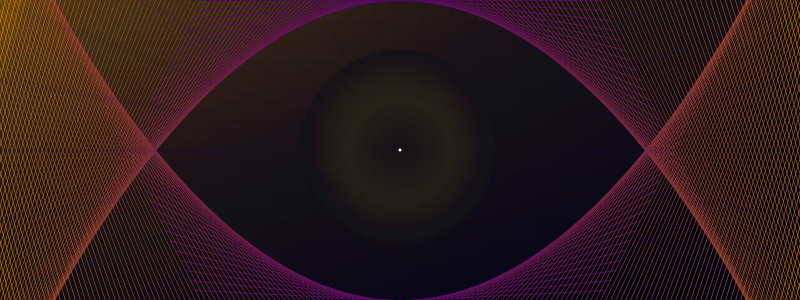
Frame 1 (no input)
Frame 60 (the mouse pressed at the canvas centre just before this capture): identical to frame 1, image omitted
Frame 120 (the mouse held since frame 60 and released just before this capture): identical to frame 1, image omitted

The Processing sketch that drew this single still picture (run headless with seeded random() and noise(); from frame 60 on, the mouse is pressed at the canvas centre):

// Processing sketch: processing_79451
// ── processing_79451.pde



void setup()
{
  size(800, 300);
  smooth();
}

void draw()
{
  background(100,70,0);
  noStroke();
  
  //vertical bg gradient
  for(int i = 0, j = 0; i < height; i+=10, j+=5)
  {
    fill(0,j);
    pushMatrix();
      translate(0,i);
      rect(0,0,width,20);
    popMatrix();
  }
  
  //horizontal bg gradient
  for(int i = 0, j = 0; i < width; i+=10, j+=2)
  {
    fill(0,j);
    pushMatrix();
      translate(i,0);
      rect(0,0,20,height);
    popMatrix();
  }
  
  for(int i = 0, j = 0; i < width; i+=10, j+=2)
  {
    //strokeWeight(4);
    stroke(100+j,j,100-j);
    pushMatrix();
      translate(width/2,0);
      //if(j <= 4){ scale(j*0.1,1); }
      //rotate(radians());
      scale(0.5,1);
      
      //right half of line pattern
      pushMatrix();
        translate(i,0);
        line(0,0,width/2,i);
      popMatrix();
      
      pushMatrix();
        translate(i,height);
        scale(1,-1);
        line(0,0,width/2,i);
      popMatrix();
      
      //left half
      pushMatrix();
        scale(-1,1);
        pushMatrix();
          translate(i,0);
          line(0,0,width/2,i);
        popMatrix();
        
        pushMatrix();
          translate(i,height);
          scale(1,-1);
          line(0,0,width/2,i);
        popMatrix();
      popMatrix();
    popMatrix();
  }
  
  //transparent yellow pupil
  noStroke();
  fill(100,90,0,20);
  for(float i = 1; i > 0; i-=0.05)
  {
    pushMatrix();
      translate(width/2,height/2);
      scale(i);
      ellipse(0,0,200,200);
    popMatrix();
  }
  
  //transparent black over pupil
  fill(0,80);
  pushMatrix();
    translate(width/2,height/2);
    //scale(i);
    ellipse(0,0,200,200);
  popMatrix();
  
  fill(0,10);
  for(float i = 1; i > 0; i-=0.05)
  {
    pushMatrix();
      translate(width/2,height/2);
      scale(i);
      ellipse(0,0,100,100);
    popMatrix();
  }
  
  //light burst
  fill(10,0,100,7);
  for(int i = 0; i < 360; i+=10){
    pushMatrix();
      translate(width/2,height/2);
      rotate(radians(i));
      translate(-width/2,-height/2);
      quad(0,0,0,300,800,0,800,300);
    popMatrix();
  }
  
  fill(255);
  pushMatrix();
    translate(width/2,height/2);
    ellipse(0,0,3,3);
  popMatrix();
  
}
